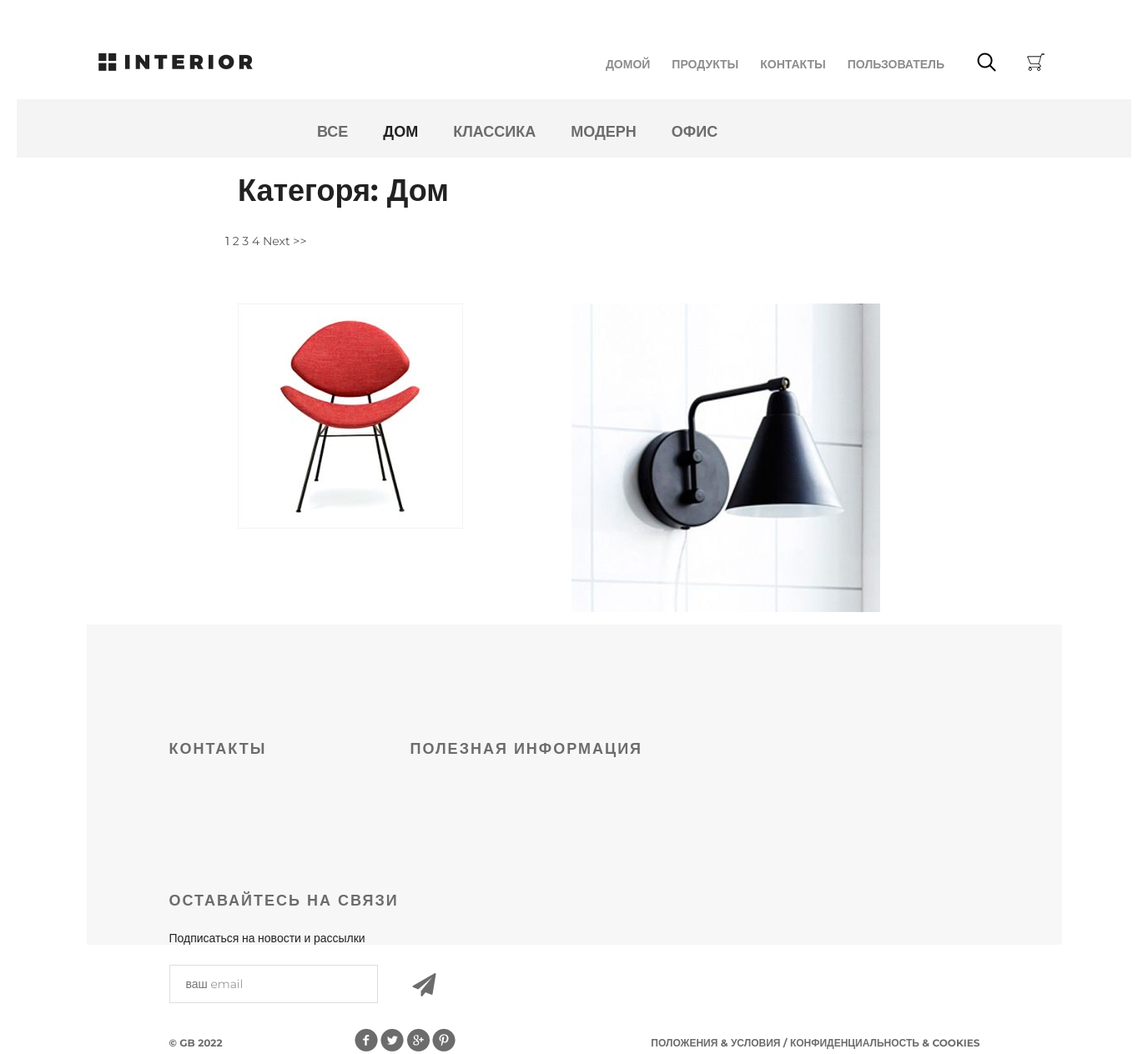
The page /products/1/ on the database its author committed.
### mainapp/models.py (models this page shows, shortened)
class Category(models.Model):
    name = models.CharField(max_length=255, verbose_name='Название', unique=True)
    description = models.TextField(verbose_name='Описание')
    is_active = models.BooleanField(default=True, verbose_name='Активен')
    class Meta:
        verbose_name = 'категория'
        verbose_name_plural = 'категории'
        ordering = ('name', )    # Индексация по нужному полю # Сортировка по какому полю

class Product(models.Model):
    category = models.ForeignKey(Category, on_delete=models.CASCADE, verbose_name='Категория')#, related_name='products')
    name = models.CharField(max_length=255, verbose_name='Название')
    image = models.ImageField(upload_to='product', blank=True, null=True, verbose_name='Изображение')
    shot_desc = models.CharField(max_length=255, verbose_name='Краткое описание')
    description = models.TextField(verbose_name='Описание')
    price = models.DecimalField(max_digits=8, decimal_places=2, verbose_name='Цена')
    quantity = models.PositiveSmallIntegerField(default=0, verbose_name='Количество')
    is_active = models.BooleanField(default=True, verbose_name='Активен')
    class Meta:
        verbose_name = 'продукт'
        verbose_name_plural = 'продукты'

### mainapp/views.py (the view, shortened to what this page needs)
# urls.py: path('products/', include('mainapp.urls', namespace='products')),
def products(request, pk=None):
    links_menu = get_links_menu()
    if pk is not None:
        if pk == 0:
            products_list = get_products()
            category_item = {'name': 'Все', 'pk': 0}
        else:
            category_item = get_object_or_404(Category, pk=pk)
            products_list = get_products()
        page = request.GET.get('page')
        paginator = Paginator(products_list, 2)
        try:
            paginated_products = paginator.page(page)
        except PageNotAnInteger:
            paginated_products = paginator.page(1)
        except EmptyPage:
            paginated_products = paginator.page(paginator.num_pages)
        context = {
            'links_menu': links_menu,
            'products': paginated_products,
            'category': category_item,
        }
        return render(request, 'mainapp/products_list.html', context)

### mainapp/context_processors.py (called while the page is built)
def basket(request):
    print(f'context processor basket works')
    basket = []
    if request.user.is_authenticated:
        basket = Basket.objects.filter(user=request.user).select_related()
    return {
        'basket': basket,
        }

### mainapp/services.py (called while the page is built)
def get_links_menu():
    if settings.LOW_CACHE:
        key = 'links_menu'
        links_menu = cache.get(key)
        if links_menu is None:
            links_menu = Category.objects.filter(is_active=True)
            cache.set(key, links_menu)
        return links_menu
    else:
        return Category.objects.filter(is_active=True)

def get_products():
    if settings.LOW_CACHE:
        key = 'products'
        products = cache.get(key)
        if products is None:
            products = Product.objects.filter(is_active=True, category__is_active=True).select_related('category')
            cache.set(key, products)
        return products
    else:
        return Product.objects.filter(is_active=True, category__is_active=True).select_related('category')

### mainapp/templates/mainapp/products_list.html
{% extends 'mainapp/base.html' %}
{% load static %}
{% block menu %}
		<div class="hero-white">
			<div class="header clearfix">
				{% include 'mainapp/includes/inc_main_menu.html' %}
			</div>
		</div>
{% endblock %}
{% block content %}
    <div class="details">
        {% include 'mainapp/includes/inc_products_list_content.html' %} </div>
    <div class="clr"></div>
{% endblock %}

### mainapp/templates/mainapp/includes/inc_products_list_content.html (shortened to what this page needs)
{% load static %}
<div class="links clearfix">
    {% include 'mainapp/includes/inc_products_menu.html' %}
</div>
<div class="products_list">
    <div class="title clearfix">
        <h2>
            Категоря: {{ category.name|title }}
        </h2>
    </div>
    <div class="pogination">
        {% for item in products.paginator.page_range %}
            {% if item == products.number %}
                <span>{{ item }}</span>
            {% else %}
                <a href="?page={{ item }}">{{ item }}</a>
            {% endif %}
        {% endfor %}
        {% if products.has_next %}
            <a href="?page={{ products.next_page_number}}"> Next >></a>
        {% endif %}
    </div>
    <div class="products">
        {% for product in products %}
            <div class="block">
                <a href="{% url 'products:product_item' product.pk %}"><img src="/media/{{ product.image }}" alt="">
                </a>
            </div>
        {% endfor %}
    </div>
</div>

### mainapp/templates/mainapp/includes/inc_products_menu.html
<ul class="links-menu">
    <li class="category">
        <a href="{% url 'products:product_list' 0 %}"
           {% if request.resolver_match.kwargs.pk == 0 %}class="active"{% endif %}>
            все
        </a>
    </li>
    {% for link_menu in links_menu %}
    <li class="category">
        <a href="{% url 'products:product_list' link_menu.pk %}"
           {% if request.resolver_match.kwargs.pk == link_menu.pk %}class="active"{% endif %}>
            {{ link_menu.name }}
        </a>
    </li>
    {% endfor %}
</ul>

### static/css/style.css (style rules this page uses)
* { margin: 0; padding: 0; }
body { font-family: 'Montserrat', sans-serif; }
html, body { height: 100%; }
.products_list { margin-left: 250px; }
.products_list a { color: #555; text-decoration: none; }
.products_list .title { margin: 20px auto; height: 50px; float: none; }
.products_list .title h2 { margin-top: 0; float: left; }
.clr { height: 384px; }
.clearfix:after { content: ""; display: block; clear: both; }
.title { height: 152px; margin-right: 15px; }
.title h2 { float: left; margin-top: 118px; color: #212121; font-size: 36px; font-weight: 700; text-align: left; margin-left: 15px; }
.products { margin-top: 50px; margin-bottom: 56px; }
.products .block a img { float: left; }
.products .block { float: left; margin: 15px; display: block; height: 370px; width: 370px; position: relative; }
.hero-white { background-color: #fff; height: 119px; padding-left: 98px; padding-right: 211px; position: relative; }
.links { height: 70px; background-color: #f4f4f4; position: relative; padding-left: 360px; }
.links-menu { margin: 27px auto 0px; position: absolute; }
.links-menu li { float: left; list-style-type: none; padding-right: 42px; }
.links-menu li a { text-decoration: none; color: #6c6c6c; font-size: 18px; font-weight: 700; text-transform: uppercase; }
.links-menu .active { color: #212121; font-size: 18px; font-weight: 700; }

### rows shown on the page
Category: name "ДОМ", name "Дом"
Category: name "КЛАССИКА"
Category: name "МОДЕРН"
Category: name "ОФИС"
Product: image (picture)
Product: image (picture)

### other values the page prints
{{ item }} "1"
{{ item }} "2" "3" "4"
